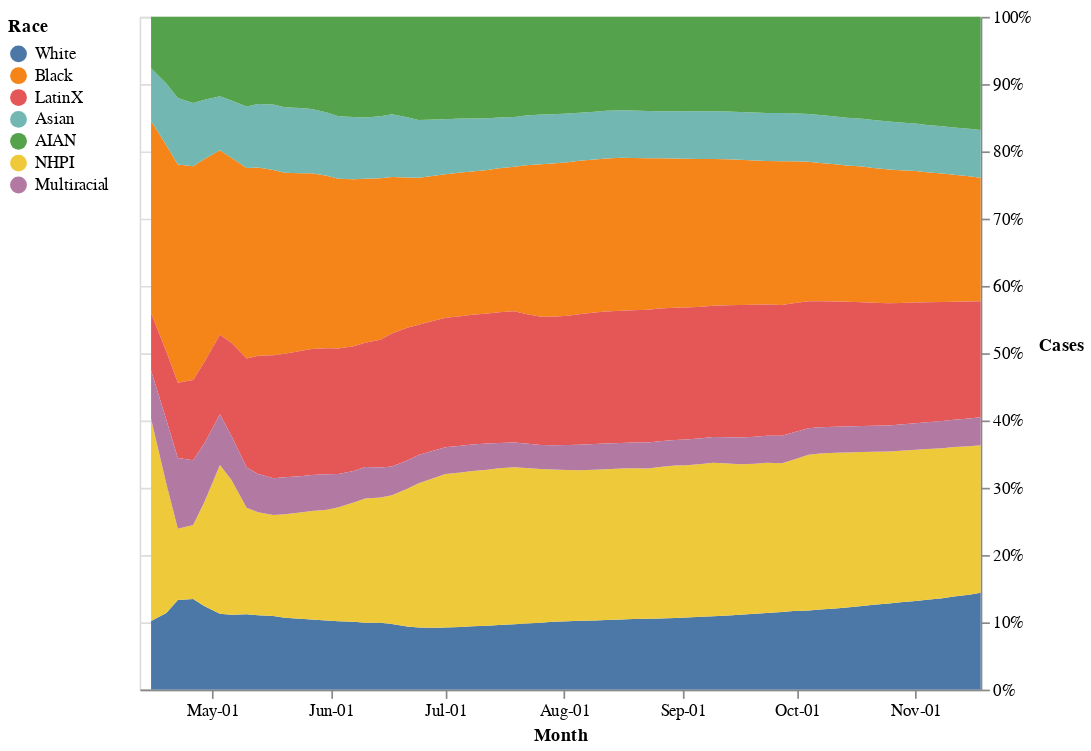

Notebook cell for this chart:
### Code cell
alt.Chart(delta_melt_perc).mark_area().encode(
   # alt.sort()
    alt.X('Date:T',
        axis=alt.Axis(format='%b-%d', tickCount=15, title='Month')
    ),
    alt.Y('Cases:Q', stack='normalize', sort=list(COVID_DATA.columns[2:9]), title='Cases',axis=alt.Axis(orient='right')),#         axis=alt.Axis(domain=False, tickSize=1)),
    alt.Color('Race:N',
        scale=alt.Scale(scheme='tableau10'),
              sort=list(COVID_DATA.columns[2:9]),
              legend=alt.Legend(orient="left")
    )
).properties(
    width=500,
    height=400
).configure_axisY(
    titleAngle=0,
    titleAlign="left",
)#.interactive()

### Figure 1 — Vega-Lite specification as saved in the notebook (floating-point values rounded to 4 significant figures; data arrays with more than 128 entries replaced by an {"elided": "..."} marker saying what was removed)
{"config": {"view": {"continuousWidth": 400, "continuousHeight": 300}, "axisY": {"titleAlign": "left", "titleAngle": 0}}, "data": {"name": "data-3e4b6bc48254566006f505949e173eda"}, "mark": "area", "encoding": {"color": {"type": "nominal", "field": "Race", "legend": {"orient": "left"}, "scale": {"scheme": "tableau10"}, "sort": ["Cases_White", "Cases_Black", "Cases_LatinX", "Cases_Asian", "Cases_AIAN", "Cases_NHPI", "Cases_Multiracial"]}, "x": {"type": "temporal", "axis": {"format": "%b-%d", "tickCount": 15, "title": "Month"}, "field": "Date"}, "y": {"type": "quantitative", "axis": {"orient": "right"}, "field": "Cases", "sort": ["Cases_White", "Cases_Black", "Cases_LatinX", "Cases_Asian", "Cases_AIAN", "Cases_NHPI", "Cases_Multiracial"], "stack": "normalize", "title": "Cases"}}, "height": 400, "width": 500, "$schema": "https://vega.github.io/schema/vega-lite/v4.8.1.json", "datasets": {"data-3e4b6bc48254566006f505949e173eda": {"elided": "448 records"}}}
